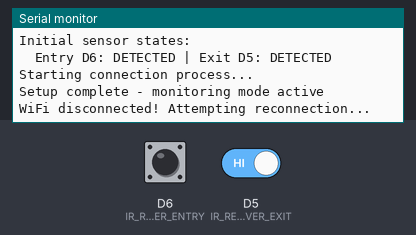
The sketch below on a simulated ESP8266 (NodeMCU). On the bench: the last lines printed to the serial monitor. The test bench sets the inputs (shaded band); at power-on: D6 (IR_RECEIVER_ENTRY) HIGH, D5 (IR_RECEIVER_EXIT) HIGH. WiFi joins after 1.5 s; servers stay silent unless stated; uploads are accepted with an empty reply.

Above: at 7.5 s.
7.6 s: D6 (IR_RECEIVER_ENTRY) pulsed LOW 2 times (0.12 s each, 0.3 s apart)
At 9.0 s:
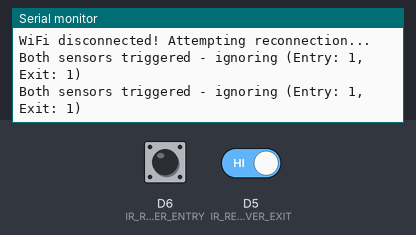
11.2 s: D6 (IR_RECEIVER_ENTRY) driven LOW and D5 (IR_RECEIVER_EXIT) driven LOW
13.5 s: D6 (IR_RECEIVER_ENTRY) driven HIGH
At 17.4 s:
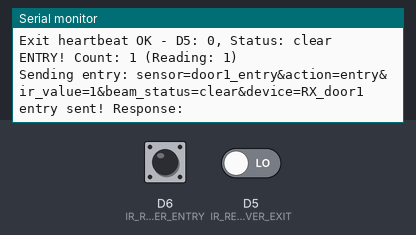
Timing chart, 0 to 18.9 s (numbered marks = the images above; inputs shaded):
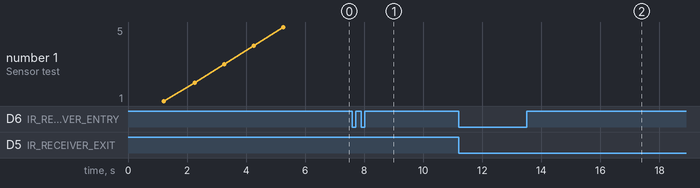

Measured:
- after the input at 7.6 s, the serial monitor: prints a new line after 0.19 s (image 1)
- after the input at 13.5 s, the serial monitor: prints a new line after 1.7 s (image 2)

The sketch:

RX_door1.ino
```cpp
#include <ESP8266WiFi.h>
#include <ESP8266HTTPClient.h>
#include <WiFiClient.h>

// Robust Door Controller with Better Startup Recovery
// TEMPLATE: Modify Device_ID and pin assignments for each door

// === CONFIGURE FOR EACH DOOR ===
#define Device_ID "RX_door1"    // Change to door1_robust or door2_robust
#define System_Version "2.0"

// Door 1 pins: Entry=D6 (digital), Exit=D5 (digital)
// Door 2 pins: Entry=D3 (digital), Exit=A0 (analog)
const int IR_RECEIVER_ENTRY = D6;    // Entry sensor pin
const int IR_RECEIVER_EXIT = D5;     // Exit sensor pin
const int IR_threshold_digital = HIGH;  // Digital threshold
const bool ENTRY_IS_DIGITAL = true;     // Both sensors are digital for Door 1
// === END CONFIGURATION ===

// Master Hub connection
const char* master_server_ip = "192.168.4.1";
const char* wifi_ssid = "ESP-Counter";
const char* wifi_password = "12345678";

// Detection Variables
int entry_count = 0;
int exit_count = 0;
// Timing removed - Flutter app handles all timing

// Smart Detection Variables
bool entry_last_state = false;
bool exit_last_state = false;
unsigned long last_detection = 0;

// Enhanced connectivity variables
unsigned long lastHeartbeat = 0;
unsigned long lastWiFiCheck = 0;
unsigned long lastConnectionAttempt = 0;
unsigned long startupTime = 0;
bool wifiConnected = false;
bool initialHeartbeatSent = false;
int connectionAttempts = 0;

// Timing settings
const unsigned long DETECTION_COOLDOWN = 2000;
const unsigned long DEBOUNCE_TIME = 100;
const unsigned long STARTUP_DELAY = 5000;          // Wait 5s before first connection
const unsigned long RECONNECTION_INTERVAL = 10000;  // Try reconnect every 10s
const unsigned long HEARTBEAT_INTERVAL = 20000;     // Heartbeat every 20s (more frequent)
const unsigned long INITIAL_HEARTBEAT_DELAY = 2000; // Send first heartbeat quickly

void handleSimpleDirectionalDetection() {
  unsigned long currentTime = millis();

  // Skip if in cooldown period or during startup
  if (currentTime - last_detection < DETECTION_COOLDOWN ||
      currentTime - startupTime < STARTUP_DELAY) {
    return;
  }

  // Read sensors - both are digital for Door 1
  int entryReading = digitalRead(IR_RECEIVER_ENTRY);
  int exitReading = digitalRead(IR_RECEIVER_EXIT);
  bool entryTriggered = (entryReading == IR_threshold_digital);
  bool exitTriggered = (exitReading == IR_threshold_digital);

  // Simple directional logic: only count single sensor triggers
  if (entryTriggered && !exitTriggered && !entry_last_state) {
    delay(DEBOUNCE_TIME);

    // Re-check after debounce
    entryReading = digitalRead(IR_RECEIVER_ENTRY);
    exitReading = digitalRead(IR_RECEIVER_EXIT);
    entryTriggered = (entryReading == IR_threshold_digital);
    exitTriggered = (exitReading == IR_threshold_digital);

    if (entryTriggered && !exitTriggered) {
      entry_count++;

      Serial.printf("ENTRY! Count: %d (Reading: %d)\n",
                    entry_count, entryReading);

      sendEventToMaster("door1_entry", "entry", entryReading);
      last_detection = currentTime;
    }
  }

  if (exitTriggered && !entryTriggered && !exit_last_state) {
    delay(DEBOUNCE_TIME);

    // Re-check after debounce
    entryReading = digitalRead(IR_RECEIVER_ENTRY);
    exitReading = digitalRead(IR_RECEIVER_EXIT);
    entryTriggered = (entryReading == IR_threshold_digital);
    exitTriggered = (exitReading == IR_threshold_digital);

    if (exitTriggered && !entryTriggered) {
      exit_count++;

      Serial.printf("EXIT! Count: %d (Reading: %d)\n",
                    exit_count, exitReading);

      sendEventToMaster("door1_exit", "exit", exitReading);
      last_detection = currentTime;
    }
  }

  // Log ambiguous detections
  if (entryTriggered && exitTriggered && (!entry_last_state || !exit_last_state)) {
    Serial.printf("Both sensors triggered - ignoring (Entry: %d, Exit: %d)\n",
                  entryReading, exitReading);
  }

  // Update states
  entry_last_state = entryTriggered;
  exit_last_state = exitTriggered;
}

void connectToMaster() {
  unsigned long currentTime = millis();

  // Don't try to connect too frequently
  if (currentTime - lastConnectionAttempt < RECONNECTION_INTERVAL) {
    return;
  }

  lastConnectionAttempt = currentTime;
  connectionAttempts++;

  Serial.printf("Connection attempt #%d to Master Hub...\n", connectionAttempts);

  // Disconnect first to ensure clean connection
  WiFi.disconnect();
  delay(100);

  WiFi.begin(wifi_ssid, wifi_password);

  int attempts = 0;
  while (WiFi.status() != WL_CONNECTED && attempts < 20) {  // Reduced attempts for faster retry
    delay(500);
    Serial.print(".");
    attempts++;
  }

  if (WiFi.status() == WL_CONNECTED) {
    wifiConnected = true;
    connectionAttempts = 0;  // Reset counter on success
    Serial.printf("\nConnected to Master: %s\n", wifi_ssid);
    Serial.printf("IP: %s\n", WiFi.localIP().toString().c_str());
    Serial.printf("Signal: %d dBm\n", WiFi.RSSI());

    // Send initial heartbeat quickly
    if (!initialHeartbeatSent) {
      delay(INITIAL_HEARTBEAT_DELAY);
      sendHeartbeatToMaster();
      initialHeartbeatSent = true;
      Serial.println("Initial heartbeat sent - device should appear online!");
    }
  } else {
    Serial.printf("\nConnection attempt #%d failed\n", connectionAttempts);
    wifiConnected = false;
  }
}

void sendEventToMaster(String sensor, String action, int irValue) {
  if (!wifiConnected) {
    Serial.println("No WiFi - cannot send event");
    return;
  }

  WiFiClient client;
  HTTPClient http;

  http.begin(client, String("http://") + master_server_ip + "/api/update");
  http.addHeader("Content-Type", "application/x-www-form-urlencoded");
  http.setTimeout(5000);  // 5 second timeout

  String beamStatusStr = "clear";

  String postData = "sensor=" + sensor +
                   "&action=" + action +
                   "&ir_value=" + String(irValue) +
                   "&beam_status=" + beamStatusStr +
                   "&device=" + String(Device_ID);

  Serial.printf("Sending %s: %s\n", action.c_str(), postData.c_str());

  int httpResponseCode = http.POST(postData);

  if (httpResponseCode == 200) {
    String response = http.getString();
    Serial.printf("%s sent! Response: %s\n", action.c_str(), response.c_str());
  } else {
    Serial.printf("Failed to send %s: %d\n", action.c_str(), httpResponseCode);
  }

  http.end();
}

void sendHeartbeatToMaster() {
  if (!wifiConnected) {
    Serial.println("No WiFi - skipping heartbeat");
    return;
  }

  Serial.println("Sending heartbeat...");

  WiFiClient client;
  HTTPClient http;

  // Send entry heartbeat
  http.begin(client, String("http://") + master_server_ip + "/api/update");
  http.addHeader("Content-Type", "application/x-www-form-urlencoded");
  http.setTimeout(5000);

  int entryIR = digitalRead(IR_RECEIVER_ENTRY);
  int exitIR = digitalRead(IR_RECEIVER_EXIT);
  String entryStatus = (entryIR == IR_threshold_digital) ? "broken" : "clear";
  String exitStatus = (exitIR == IR_threshold_digital) ? "broken" : "clear";

  String postData1 = "sensor=door1_entry&action=heartbeat&ir_value=" + String(entryIR) +
                    "&beam_status=" + entryStatus + "&device=" + String(Device_ID);

  int httpResponseCode1 = http.POST(postData1);

  if (httpResponseCode1 == 200) {
    Serial.printf("Entry heartbeat OK - D6: %d, Status: %s\n",
                  entryIR, entryStatus.c_str());
  } else {
    Serial.printf("Entry heartbeat failed: %d\n", httpResponseCode1);
  }

  http.end();

  // Send exit heartbeat
  delay(200);
  http.begin(client, String("http://") + master_server_ip + "/api/update");
  http.addHeader("Content-Type", "application/x-www-form-urlencoded");
  http.setTimeout(5000);

  String postData2 = "sensor=door1_exit&action=heartbeat&ir_value=" + String(exitIR) +
                    "&beam_status=" + exitStatus + "&device=" + String(Device_ID);

  int httpResponseCode2 = http.POST(postData2);

  if (httpResponseCode2 == 200) {
    Serial.printf("Exit heartbeat OK - D5: %d, Status: %s\n",
                  exitIR, exitStatus.c_str());
  } else {
    Serial.printf("Exit heartbeat failed: %d\n", httpResponseCode2);
  }

  http.end();

  lastHeartbeat = millis();
}

void monitorWiFi() {
  unsigned long currentTime = millis();

  if (currentTime - lastWiFiCheck < 5000) return;  // Check every 5 seconds
  lastWiFiCheck = currentTime;

  if (WiFi.status() != WL_CONNECTED) {
    Serial.println("WiFi disconnected! Attempting reconnection...");
    wifiConnected = false;
    initialHeartbeatSent = false;  // Reset so we send initial heartbeat again
    connectToMaster();
  }
}

void setup() {
  Serial.begin(9600);
  delay(1000);

  startupTime = millis();

  Serial.println("\nROBUST DOOR CONTROLLER");
  Serial.println("==============================");
  Serial.printf("Device: %s\n", Device_ID);
  Serial.printf("System: %s\n", System_Version);
  Serial.printf("Pin Config: Entry=D6(digital), Exit=D5(digital)\n");
  Serial.printf("Startup delay: %lu ms\n", STARTUP_DELAY);
  Serial.printf("Heartbeat interval: %lu ms\n", HEARTBEAT_INTERVAL);
  Serial.println("==============================");

  // Setup pins - both are digital for Door 1
  pinMode(IR_RECEIVER_ENTRY, INPUT);      // D6 - Entry sensor
  pinMode(IR_RECEIVER_EXIT, INPUT);       // D5 - Exit sensor

  Serial.printf("Startup delay: %lu seconds (waiting for Master Hub)...\n", STARTUP_DELAY/1000);

  // Test sensors during startup delay
  for (int i = 0; i < 5; i++) {
    int entryIR = digitalRead(IR_RECEIVER_ENTRY);
    int exitIR = digitalRead(IR_RECEIVER_EXIT);
    Serial.printf("Sensor test %d - Entry D6: %d | Exit D5: %d\n", i+1, entryIR, exitIR);
    delay(1000);
  }

  // Initialize states
  entry_last_state = (digitalRead(IR_RECEIVER_ENTRY) == IR_threshold_digital);
  exit_last_state = (digitalRead(IR_RECEIVER_EXIT) == IR_threshold_digital);

  Serial.println("Initial sensor states:");
  Serial.printf("  Entry D6: %s | Exit D5: %s\n",
                entry_last_state ? "DETECTED" : "CLEAR",
                exit_last_state ? "DETECTED" : "CLEAR");

  Serial.println("Starting connection process...");
  connectToMaster();

  Serial.println("Setup complete - monitoring mode active");
  Serial.println();
}

void loop() {
  unsigned long currentTime = millis();

  // Handle detection (only after startup delay)
  if (currentTime - startupTime >= STARTUP_DELAY) {
    handleSimpleDirectionalDetection();
  }

  // WiFi monitoring
  monitorWiFi();

  // Regular heartbeat
  if (wifiConnected && (currentTime - lastHeartbeat > HEARTBEAT_INTERVAL)) {
    sendHeartbeatToMaster();
  }

  // Status updates
  static unsigned long lastStatus = 0;
  if (currentTime - lastStatus > 30000) {
    int entryIR = digitalRead(IR_RECEIVER_ENTRY);
    int exitIR = digitalRead(IR_RECEIVER_EXIT);

    Serial.printf("Status - Entry:%d Exit:%d | WiFi:%s | D6:%d D5:%d | Uptime: %lu min\n",
                  entry_count, exit_count,
                  wifiConnected ? "OK" : "FAIL",
                  entryIR, exitIR,
                  currentTime/1000/60);
    lastStatus = currentTime;
  }

  delay(100);
} 
```
